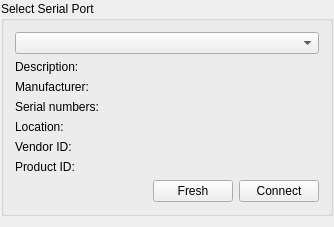
<?xml version="1.0" encoding="UTF-8"?>
<ui version="4.0">
 <class>FLSerialWidget</class>
 <widget class="QWidget" name="FLSerialWidget">
  <property name="geometry">
   <rect>
    <x>0</x>
    <y>0</y>
    <width>334</width>
    <height>214</height>
   </rect>
  </property>
  <property name="windowTitle">
   <string>FLSerialWidget</string>
  </property>
  <layout class="QGridLayout" name="gridLayout">
   <property name="leftMargin">
    <number>1</number>
   </property>
   <property name="topMargin">
    <number>1</number>
   </property>
   <property name="rightMargin">
    <number>1</number>
   </property>
   <item row="0" column="0">
    <widget class="QGroupBox" name="serialPortInfoBox">
     <property name="title">
      <string>Select Serial Port</string>
     </property>
     <layout class="QGridLayout" name="gridLayout_2">
      <item row="7" column="1">
       <widget class="QPushButton" name="pbFresh">
        <property name="sizePolicy">
         <sizepolicy hsizetype="Preferred" vsizetype="Fixed">
          <horstretch>0</horstretch>
          <verstretch>0</verstretch>
         </sizepolicy>
        </property>
        <property name="text">
         <string>Fresh</string>
        </property>
        <property name="icon">
         <iconset resource="firelink.qrc">
          <normaloff>:/firelink/Resources/icons/go-icon.png</normaloff>:/firelink/Resources/icons/go-icon.png</iconset>
        </property>
       </widget>
      </item>
      <item row="5" column="0" colspan="3">
       <widget class="QLabel" name="vendorIDLabel">
        <property name="text">
         <string>Vendor ID:</string>
        </property>
       </widget>
      </item>
      <item row="6" column="0" colspan="3">
       <widget class="QLabel" name="productIDLabel">
        <property name="text">
         <string>Product ID:</string>
        </property>
       </widget>
      </item>
      <item row="2" column="0" colspan="3">
       <widget class="QLabel" name="manufacturerLabel">
        <property name="text">
         <string>Manufacturer: </string>
        </property>
       </widget>
      </item>
      <item row="1" column="0" colspan="3">
       <widget class="QLabel" name="descriptionLabel">
        <property name="text">
         <string>Description:</string>
        </property>
       </widget>
      </item>
      <item row="4" column="0" colspan="3">
       <widget class="QLabel" name="locationLabel">
        <property name="text">
         <string>Location:</string>
        </property>
       </widget>
      </item>
      <item row="7" column="0">
       <spacer name="horizontalSpacer_2">
        <property name="orientation">
         <enum>Qt::Horizontal</enum>
        </property>
        <property name="sizeHint" stdset="0">
         <size>
          <width>189</width>
          <height>20</height>
         </size>
        </property>
       </spacer>
      </item>
      <item row="3" column="0" colspan="3">
       <widget class="QLabel" name="serialNumberLabel">
        <property name="text">
         <string>Serial numbers: </string>
        </property>
       </widget>
      </item>
      <item row="7" column="2">
       <widget class="QPushButton" name="pushButton_5">
        <property name="sizePolicy">
         <sizepolicy hsizetype="Fixed" vsizetype="Fixed">
          <horstretch>0</horstretch>
          <verstretch>0</verstretch>
         </sizepolicy>
        </property>
        <property name="layoutDirection">
         <enum>Qt::LeftToRight</enum>
        </property>
        <property name="text">
         <string>Connect</string>
        </property>
        <property name="icon">
         <iconset resource="firelink.qrc">
          <normaloff>:/firelink/Resources/icons/corr-icon-48.png</normaloff>:/firelink/Resources/icons/corr-icon-48.png</iconset>
        </property>
       </widget>
      </item>
      <item row="0" column="0" colspan="3">
       <widget class="QComboBox" name="serialPortInfoListBox"/>
      </item>
      <item row="8" column="0">
       <spacer name="verticalSpacer">
        <property name="orientation">
         <enum>Qt::Vertical</enum>
        </property>
        <property name="sizeHint" stdset="0">
         <size>
          <width>20</width>
          <height>40</height>
         </size>
        </property>
       </spacer>
      </item>
     </layout>
    </widget>
   </item>
  </layout>
 </widget>
 <layoutdefault spacing="6" margin="11"/>
 <resources>
  <include location="firelink.qrc"/>
 </resources>
 <connections/>
</ui>
